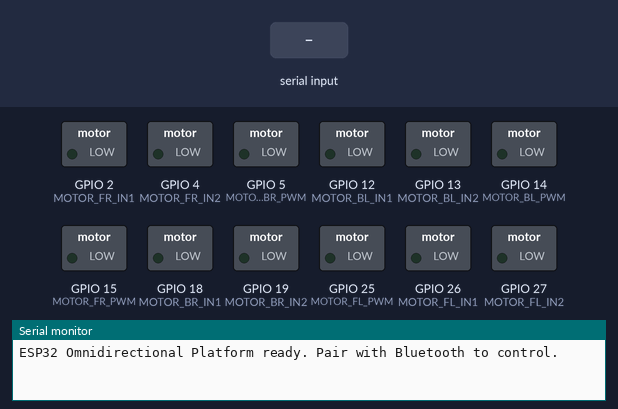
This program was run on a simulated ESP32. Parts: switched loads named in the program (green lamp = pin HIGH), the last lines printed to the serial monitor. Inputs (shaded band) come from the test bench. Nothing arrives over Bluetooth unless stated.

Above: at 1.2 s.
1.3 s: "90 45 200 10\n" received over the second serial link
At 1.8 s:
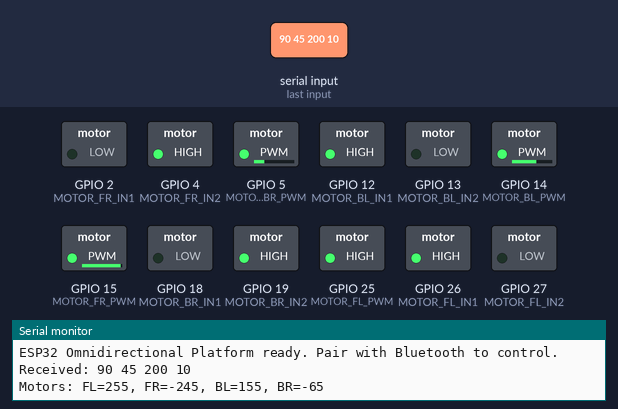
2.8 s: "90,45\n" received over the second serial link
4.3 s: "4\n" received over the second serial link
Timing chart, 0 to 7.3 s (numbered marks = the images above; inputs shaded):
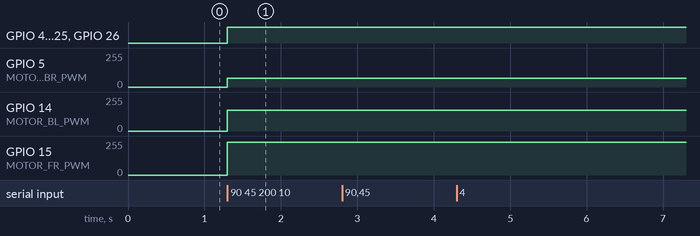

The program:

main.cpp
```cpp
#include <BluetoothSerial.h>

// Définition des broches pour les moteurs
#define MOTOR_FL_PWM 25
#define MOTOR_FL_IN1 26
#define MOTOR_FL_IN2 27
#define MOTOR_BL_PWM 14
#define MOTOR_BL_IN1 12
#define MOTOR_BL_IN2 13
#define MOTOR_FR_PWM 15
#define MOTOR_FR_IN1 2
#define MOTOR_FR_IN2 4
#define MOTOR_BR_PWM 5
#define MOTOR_BR_IN1 18
#define MOTOR_BR_IN2 19

#define MAX_SPEED 255
#define MIN_SPEED -255

BluetoothSerial SerialBT;

void processCommand(const String& command);
void setMotorSpeed(int pwmPin, int in1Pin, int in2Pin, int speed);
int normalizeSpeed(int speed);

void setup() {
  Serial.begin(115200);
  SerialBT.begin("OMNI_PLATFORM");

  // Configuration des broches des moteurs
  pinMode(MOTOR_FL_PWM, OUTPUT);
  pinMode(MOTOR_FL_IN1, OUTPUT);
  pinMode(MOTOR_FL_IN2, OUTPUT);
  pinMode(MOTOR_BL_PWM, OUTPUT);
  pinMode(MOTOR_BL_IN1, OUTPUT);
  pinMode(MOTOR_BL_IN2, OUTPUT);
  pinMode(MOTOR_FR_PWM, OUTPUT);
  pinMode(MOTOR_FR_IN1, OUTPUT);
  pinMode(MOTOR_FR_IN2, OUTPUT);
  pinMode(MOTOR_BR_PWM, OUTPUT);
  pinMode(MOTOR_BR_IN1, OUTPUT);
  pinMode(MOTOR_BR_IN2, OUTPUT);

  Serial.println("ESP32 Omnidirectional Platform ready. Pair with Bluetooth to control.");
}

void loop() {
  if (SerialBT.available()) {
    String command = SerialBT.readStringUntil('\n');
    command.trim();
    Serial.println("Received: " + command);
    processCommand(command);
  }
}

void processCommand(const String& command) {
  int x1, y1, x2, y2;
  if (sscanf(command.c_str(), "%d %d %d %d", &x1, &y1, &x2, &y2) == 4) {
    // Calcul des vitesses des moteurs
    int speedFL = normalizeSpeed(x1 + y1 + x2);
    int speedFR = normalizeSpeed(-x1 + y1 - x2);
    int speedBL = normalizeSpeed(-x1 + y1 + x2);
    int speedBR = normalizeSpeed(x1 + y1 - x2);

    // Application des vitesses aux moteurs
    setMotorSpeed(MOTOR_FL_PWM, MOTOR_FL_IN1, MOTOR_FL_IN2, speedFL);
    setMotorSpeed(MOTOR_FR_PWM, MOTOR_FR_IN1, MOTOR_FR_IN2, speedFR);
    setMotorSpeed(MOTOR_BL_PWM, MOTOR_BL_IN1, MOTOR_BL_IN2, speedBL);
    setMotorSpeed(MOTOR_BR_PWM, MOTOR_BR_IN1, MOTOR_BR_IN2, speedBR);

    Serial.printf("Motors: FL=%d, FR=%d, BL=%d, BR=%d\n", speedFL, speedFR, speedBL, speedBR);
  } else {
    Serial.println("Invalid command format");
  }
}

void setMotorSpeed(int pwmPin, int in1Pin, int in2Pin, int speed) {
  digitalWrite(in1Pin, speed >= 0 ? HIGH : LOW);
  digitalWrite(in2Pin, speed >= 0 ? LOW : HIGH);
  analogWrite(pwmPin, abs(speed));
}

int normalizeSpeed(int speed) {
  return constrain(speed, MIN_SPEED, MAX_SPEED);
}
```

Measured:
- after the input at 1.3 s, GPIO 4 (MOTOR_FR_IN2), GPIO 12 (MOTOR_BL_IN1), GPIO 19 (MOTOR_BR_IN2), GPIO 25 (MOTOR_FL_PWM), GPIO 26 (MOTOR_FL_IN1): LOW → HIGH at once; GPIO 5 (MOTOR_BR_PWM): 0/255 → 65/255 at once; GPIO 14 (MOTOR_BL_PWM): 0/255 → 155/255 at once; GPIO 15 (MOTOR_FR_PWM): 0/255 → 245/255 at once
